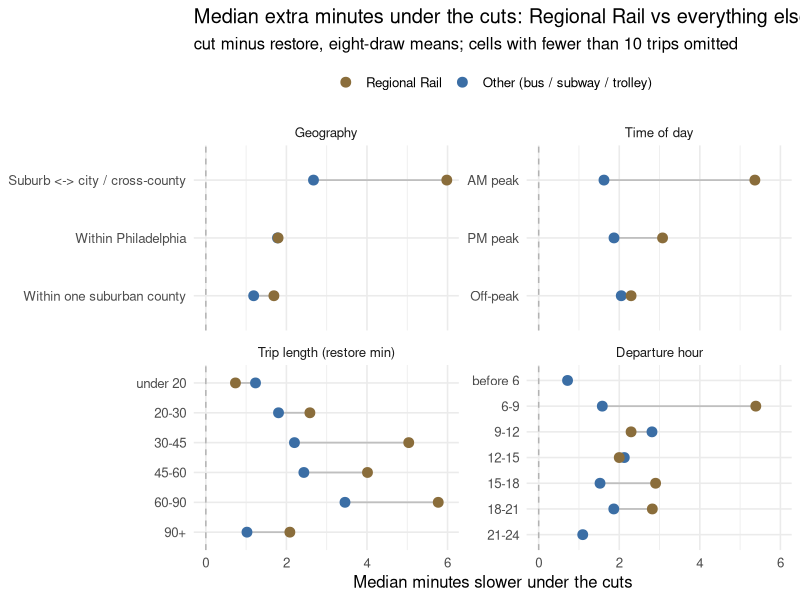

The R script that drew this image:
# Paths are relative to the project root (where transit-estimate.Rproj lives).
setwd(here::here())

# Regional Rail vs everything else: cut - restore, cut side by side.
#
# Input : data/transit_simple_estimates.csv          (bus / subway / trolley)
#         data/transit_regional_rail_estimates.csv   (Regional Rail)
#         data/transit_weekday_timed.csv             (for MODE and county)
# Output: tables/rail-vs-other.md     (markdown, pasted into report/report-draft.md)
#         figures/05-rail-vs-other-slices.png
#
# Every table is the same quantity - delta = cut minus restore, on the eight-draw
# means - sliced a different way, with the two samples next to each other so the
# rail / non-rail contrast is readable without flipping between sections.

suppressPackageStartupMessages(library(data.table))

dir.create("tables", showWarnings = FALSE)

PHILA <- 42101
county_name <- c("42101" = "Philadelphia", "42091" = "Montgomery",
                 "42045" = "Delaware",     "42017" = "Bucks",
                 "42029" = "Chester")

# ---- load, keep trips routed under both scenarios ----------------------------
bus <- fread("data/transit_simple_estimates.csv")[
  !is.na(tt_cut_mean_min) & !is.na(tt_restore_mean_min)]
rail <- fread("data/transit_regional_rail_estimates.csv")[
  !is.na(tt_cut_mean_min) & !is.na(tt_restore_mean_min)]

# MODE and county are not in the slim bus table; pull them back from the
# weekday table the slim one was cut from.
wk <- fread("data/transit_weekday_timed.csv")[
  , .(record_id = RECORD_ID, mode = MODE, o_county = O_COUNTY, d_county = D_COUNTY)]
bus <- merge(bus, wk, by = "record_id", all.x = TRUE, sort = FALSE)

mode_label <- c("14" = "Bus / trolleybus", "21" = "Subway / El",
                "23" = "Trolley / light rail", "22" = "Regional Rail")

prep <- function(d, sample_label) {
  d[, `:=`(
    sample  = sample_label,
    delta   = tt_cut_mean_min - tt_restore_mean_min,
    pct     = 100 * (tt_cut_mean_min - tt_restore_mean_min) / tt_restore_mean_min,
    geo     = fifelse(o_county == PHILA & d_county == PHILA, "Within Philadelphia",
              fifelse(o_county != d_county, "Suburb <-> city / cross-county",
                      "Within one suburban county")),
    period  = c(am_peak = "AM peak", pm_peak = "PM peak",
                off_peak = "Off-peak")[peak_period],
    mode_lab = mode_label[as.character(mode)]
  )]
  d[]
}

bus  <- prep(bus,  "Other (bus / subway / trolley)")
rail <- prep(rail, "Regional Rail")

keep <- c("sample", "mode_lab", "delta", "pct", "geo", "period", "peak_period",
          "o_county", "d_county", "depart_min_of_day",
          "tt_cut_mean_min", "tt_restore_mean_min", "tt_cut_sd_min",
          "tt_restore_sd_min", "survey_travtime", "model_travtime")
all <- rbindlist(list(bus[, ..keep], rail[, ..keep]))
all[, sample := factor(sample, levels = c("Regional Rail",
                                          "Other (bus / subway / trolley)"))]

# ---- helpers ----------------------------------------------------------------
f1 <- function(x) sprintf("%.1f", x)
fs <- function(x) sprintf("%+.2f", x)   # signed, for deltas
fp <- function(x) sprintf("%.0f%%", x)

# One block of summary statistics for an arbitrary subset.
stats <- function(d) {
  list(n              = nrow(d),
       cut            = median(d$tt_cut_mean_min),
       restore        = median(d$tt_restore_mean_min),
       med_delta      = median(d$delta),
       mean_delta     = mean(d$delta),
       med_pct        = median(d$pct),
       p75            = quantile(d$delta, 0.75, names = FALSE),
       p90            = quantile(d$delta, 0.90, names = FALSE),
       share_worse    = 100 * mean(d$delta >  1),
       share_same     = 100 * mean(abs(d$delta) <= 1),
       share_better   = 100 * mean(d$delta < -1),
       share_gt5      = 100 * mean(d$delta >  5),
       share_gt10     = 100 * mean(d$delta > 10),
       share_gt20     = 100 * mean(d$delta > 20))
}

# Two samples side by side within each level of `by`; `by` may be NULL for a
# single all-trips row.
side_by_side <- function(d, by, cols, header, order_levels = NULL) {
  lv <- if (is.null(by)) "All trips" else {
    if (!is.null(order_levels)) order_levels else sort(unique(d[[by]]))
  }
  rows <- character()
  for (l in lv) {
    sub <- if (is.null(by)) d else d[get(by) == l]
    cells <- character()
    for (s in levels(d$sample)) {
      ss <- sub[sample == s]
      cells <- c(cells, if (nrow(ss) == 0) rep("--", length(cols)) else
                        vapply(cols, function(f) f(stats(ss)), character(1)))
    }
    rows <- c(rows, paste0("| ", l, " | ", paste(cells, collapse = " | "), " |"))
  }
  c(header, rows, "")
}

# column recipes ---------------------------------------------------------------
c_n     <- function(s) format(s$n, big.mark = ",")
c_med   <- function(s) fs(s$med_delta)
c_mean  <- function(s) fs(s$mean_delta)
c_pct   <- function(s) sprintf("%+.1f%%", s$med_pct)
c_cut   <- function(s) f1(s$cut)
c_res   <- function(s) f1(s$restore)

md <- character()
add <- function(...) md <<- c(md, ...)

add("<!-- generated by 07-compare-rail-vs-bus.R - do not edit by hand -->", "")

# ---- Table A: the headline, with the spread of outcomes ---------------------
add("### Table A. Regional Rail vs everything else, side by side", "",
    "| Measure | Regional Rail | Other (bus / subway / trolley) | Rail minus other |",
    "|---|---|---|---|")
rl <- all[sample == "Regional Rail"]; ot <- all[sample != "Regional Rail"]
rowAB <- function(lab, f, g = function(a, b) fs(a - b), num = identity) {
  a <- f(rl); b <- f(ot)
  add(sprintf("| %s | %s | %s | %s |", lab, num(a), num(b), g(a, b)))
}
rowAB("Trips routed under both", function(d) nrow(d),
      function(a, b) "--", function(x) format(x, big.mark = ","))
rowAB("Median time, cut",      function(d) median(d$tt_cut_mean_min),     num = f1)
rowAB("Median time, restore",  function(d) median(d$tt_restore_mean_min), num = f1)
rowAB("Median delta",          function(d) median(d$delta),               num = fs)
rowAB("Mean delta",            function(d) mean(d$delta),                 num = fs)
rowAB("Median delta, % of restore time", function(d) median(d$pct),
      function(a, b) sprintf("%+.1f pp", a - b), function(x) sprintf("%+.1f%%", x))
rowAB("75th pct delta", function(d) quantile(d$delta, .75, names = FALSE), num = fs)
rowAB("90th pct delta", function(d) quantile(d$delta, .90, names = FALSE), num = fs)
rowAB("Share > 5 min slower",  function(d) 100 * mean(d$delta > 5),  function(a, b) sprintf("%+.0f pp", a - b), fp)
rowAB("Share > 10 min slower", function(d) 100 * mean(d$delta > 10), function(a, b) sprintf("%+.0f pp", a - b), fp)
rowAB("Share > 20 min slower", function(d) 100 * mean(d$delta > 20), function(a, b) sprintf("%+.0f pp", a - b), fp)
rowAB("Share faster by > 1 min under cuts", function(d) 100 * mean(d$delta < -1),
      function(a, b) sprintf("%+.0f pp", a - b), fp)
rowAB("Share faster at all under cuts", function(d) 100 * mean(d$delta < 0),
      function(a, b) sprintf("%+.0f pp", a - b), fp)
rowAB("Median within-trip SD, cut", function(d) median(d$tt_cut_sd_min, na.rm = TRUE), num = f1)
add("")

wt <- wilcox.test(delta ~ sample, data = all)
kt <- ks.test(rl$delta, ot$delta)
add(sprintf(paste("Mann-Whitney on the two delta distributions: W = %s, p = %s.",
                  "Two-sample KS: D = %.3f, p = %s."),
            format(unname(wt$statistic), big.mark = ","),
            format.pval(wt$p.value, digits = 2, eps = 1e-10),
            unname(kt$statistic),
            format.pval(kt$p.value, digits = 2, eps = 1e-10)), "")

# ---- Table B: percentiles of the delta, side by side ------------------------
add("### Table B. Distribution of the per-trip delta", "",
    "| Percentile of delta | Regional Rail | Other | Rail minus other |",
    "|---|---|---|---|")
for (q in c(.05, .10, .25, .50, .75, .90, .95, .99)) {
  a <- quantile(rl$delta, q, names = FALSE); b <- quantile(ot$delta, q, names = FALSE)
  add(sprintf("| %s | %s | %s | %s |",
              if (q == .5) "**50th (median)**" else paste0(q * 100, "th"),
              fs(a), fs(b), fs(a - b)))
}
add(sprintf("| IQR width | %s | %s | %s |",
            f1(IQR(rl$delta)), f1(IQR(ot$delta)), fs(IQR(rl$delta) - IQR(ot$delta))), "")

# ---- Table C: direction of change ------------------------------------------
add("### Table C. Direction of the change, per trip", "",
    "| Outcome under the cuts | Regional Rail | Other |",
    "|---|---|---|")
buckets <- list("More than 20 min slower" = function(x) x > 20,
                "10 to 20 min slower"     = function(x) x > 10 & x <= 20,
                "5 to 10 min slower"      = function(x) x > 5  & x <= 10,
                "1 to 5 min slower"       = function(x) x > 1  & x <= 5,
                "Within +/- 1 min"        = function(x) abs(x) <= 1,
                "1 to 5 min faster"       = function(x) x < -1 & x >= -5,
                "More than 5 min faster"  = function(x) x < -5)
for (nm in names(buckets)) {
  fn <- buckets[[nm]]
  add(sprintf("| %s | %d (%s) | %d (%s) |", nm,
              sum(fn(rl$delta)), fp(100 * mean(fn(rl$delta))),
              sum(fn(ot$delta)), fp(100 * mean(fn(ot$delta)))))
}
add("")

# ---- Table D: matched geography ---------------------------------------------
geo_lv <- c("Suburb <-> city / cross-county", "Within Philadelphia",
            "Within one suburban county")
add(side_by_side(
  all, "geo", list(c_n, c_med, c_mean, c_pct),
  c("### Table D. By trip geography, both samples on the same buckets", "",
    "| Geography | Rail n | Rail median | Rail mean | Rail % | Other n | Other median | Other mean | Other % |",
    "|---|---|---|---|---|---|---|---|---|"),
  geo_lv))

# ---- Table E: rail's own county pairs, against the matching non-rail trips --
add("### Table E. By origin county", "",
    "| Origin county | Rail n | Rail median | Other n | Other median |",
    "|---|---|---|---|---|")
for (cy in names(sort(table(rl$o_county), decreasing = TRUE))) {
  a <- all[sample == "Regional Rail" & o_county == cy]
  b <- all[sample != "Regional Rail" & o_county == cy]
  add(sprintf("| %s | %s | %s | %s | %s |",
              county_name[cy],
              if (nrow(a)) nrow(a) else "--", if (nrow(a)) fs(median(a$delta)) else "--",
              if (nrow(b)) nrow(b) else "--", if (nrow(b)) fs(median(b$delta)) else "--"))
}
add("")

# ---- Table F: matched time of day -------------------------------------------
per_lv <- c("AM peak", "PM peak", "Off-peak")
add(side_by_side(
  all, "period", list(c_n, c_cut, c_res, c_med, c_mean),
  c("### Table F. By time of day, both samples on the same buckets", "",
    "| Period | Rail n | Rail cut | Rail restore | Rail median | Rail mean | Other n | Other cut | Other restore | Other median | Other mean |",
    "|---|---|---|---|---|---|---|---|---|---|---|"),
  per_lv))

# The interaction is the point of Table E: state it as a difference of medians.
add("| Period | Rail median delta | Other median delta | Rail minus other |",
    "|---|---|---|---|")
for (p in per_lv) {
  a <- median(all[sample == "Regional Rail" & period == p]$delta)
  b <- median(all[sample != "Regional Rail" & period == p]$delta)
  add(sprintf("| %s | %s | %s | %s |", p, fs(a), fs(b), fs(a - b)))
}
add("")

# ---- Table G: finer departure-hour bands ------------------------------------
all[, hour_band := cut(depart_min_of_day / 60,
      breaks = c(0, 6, 9, 12, 15, 18, 21, 24),
      labels = c("before 6", "6-9", "9-12", "12-15", "15-18", "18-21", "21-24"),
      right = FALSE)]
add(side_by_side(
  all, "hour_band", list(c_n, c_med),
  c("### Table G. By departure hour", "",
    "| Departure hour | Rail n | Rail median | Other n | Other median |",
    "|---|---|---|---|---|"),
  levels(all$hour_band)))

# ---- Table H: rail against each non-rail mode ------------------------------
add("### Table H. Regional Rail against each non-rail mode", "",
    "| Mode | n | Cut | Restore | Median delta | Mean delta | Median % | Share > 10 min |",
    "|---|---|---|---|---|---|---|---|")
mode_order <- c("Regional Rail", "Bus / trolleybus", "Subway / El",
                "Trolley / light rail")
for (m in mode_order) {
  s <- stats(all[mode_lab == m])
  add(sprintf("| %s | %s | %s | %s | %s | %s | %s | %s |",
              if (m == "Regional Rail") paste0("**", m, "**") else m,
              c_n(s), f1(s$cut), f1(s$restore), fs(s$med_delta),
              fs(s$mean_delta), sprintf("%+.1f%%", s$med_pct), fp(s$share_gt10)))
}
add("")

# ---- Table I: rail legs vs the bus legs that feed a station -----------------
rail_split <- rail[, .(n = .N, cut = median(tt_cut_mean_min),
                       restore = median(tt_restore_mean_min),
                       med = median(delta), mean = mean(delta)), by = rr_role]
setorder(rail_split, -n)
add("### Table I. Within the rail sample: train legs vs feeder legs", "",
    "| Leg type | n | Cut | Restore | Median delta | Mean delta |",
    "|---|---|---|---|---|---|")
for (i in seq_len(nrow(rail_split))) {
  r <- rail_split[i]
  add(sprintf("| %s | %d | %s | %s | %s | %s |",
              c(rail_leg = "Rail leg", feeder_leg = "Feeder bus / subway leg")[r$rr_role],
              r$n, f1(r$cut), f1(r$restore), fs(r$med), fs(r$mean)))
}
add("")

# ---- Table J: by trip length ------------------------------------------------
# Banded on restored-scenario time so the bands do not move between scenarios.
all[, len_band := cut(tt_restore_mean_min,
      breaks = c(0, 20, 30, 45, 60, 90, Inf),
      labels = c("under 20", "20-30", "30-45", "45-60", "60-90", "90+"),
      right = FALSE)]
add(side_by_side(
  all, "len_band", list(c_n, c_med, c_pct),
  c("### Table J. By trip length (restored-scenario minutes)", "",
    "| Restore time | Rail n | Rail median | Rail % | Other n | Other median | Other % |",
    "|---|---|---|---|---|---|---|"),
  levels(all$len_band)))

# ---- Table K: scenario effect against departure-time noise ------------------
add("### Table K. Scenario effect against departure-time noise", "",
    "| Measure | Regional Rail | Other |",
    "|---|---|---|")
# Three bus trips routed fewer than two departures and have no SD; drop them
# from the SD medians only.
noise <- function(d) c(median(d$tt_cut_sd_min, na.rm = TRUE),
                       median(d$tt_restore_sd_min, na.rm = TRUE),
                       median(d$delta), mean(d$delta))
a <- noise(rl); b <- noise(ot)
add(sprintf("| Median within-trip SD, cut | %s | %s |", f1(a[1]), f1(b[1])),
    sprintf("| Median within-trip SD, restore | %s | %s |", f1(a[2]), f1(b[2])),
    sprintf("| Median delta | %s | %s |", fs(a[3]), fs(b[3])),
    sprintf("| Mean delta / median SD | %s | %s |",
            f1(a[4] / a[1]), f1(b[4] / b[1])), "")

# The figure needs ASCII for the plot font; the markdown does not.
md <- gsub("Suburb <-> city", "Suburb \u2194 city", md, fixed = TRUE)
md <- gsub("+/- 1 min", "\u00b1 1 min", md, fixed = TRUE)

# Rscript may not be in a UTF-8 locale; write the bytes rather than let
# writeLines re-encode the two non-ASCII characters into <U+....> escapes.
con <- file("tables/rail-vs-other.md", open = "wb")
writeLines(enc2utf8(md), con, useBytes = TRUE)
close(con)
cat("wrote tables/rail-vs-other.md (", length(md), "lines )\n")
cat("rail n =", nrow(rl), " other n =", nrow(ot), "\n")

# ---- Figure: the rail / non-rail gap across every slice ---------------------
# One panel per slicing, median delta for each sample, so the gap (or its
# absence) is visible without reading the numbers.
suppressPackageStartupMessages(library(ggplot2))

slice_medians <- function(by, panel, lv = NULL) {
  d <- all[!is.na(get(by)), .(med = median(delta), n = .N), by = c("sample", by)]
  setnames(d, by, "level")
  d[, `:=`(panel = panel,
           level = factor(as.character(level),
                          levels = rev(if (is.null(lv)) sort(unique(as.character(level)))
                                       else lv)))]
  d[n >= 10]   # thin cells read as noise on a dot plot
}

fig <- rbindlist(list(
  slice_medians("geo",       "Geography",       geo_lv),
  slice_medians("period",    "Time of day",     per_lv),
  slice_medians("len_band",  "Trip length (restore min)", levels(all$len_band)),
  slice_medians("hour_band", "Departure hour",  levels(all$hour_band))
), use.names = TRUE)
fig[, panel := factor(panel, levels = c("Geography", "Time of day",
                                        "Trip length (restore min)", "Departure hour"))]

ggsave("figures/05-rail-vs-other-slices.png",
  ggplot(fig, aes(med, level, colour = sample)) +
    geom_vline(xintercept = 0, colour = "grey70", linetype = "dashed") +
    geom_line(aes(group = level), colour = "grey75", linewidth = 0.6) +
    geom_point(size = 3) +
    facet_wrap(~panel, scales = "free_y", ncol = 2) +
    scale_colour_manual(values = c("Regional Rail" = "#8a6d3b",
                                   "Other (bus / subway / trolley)" = "#3b6ea5")) +
    theme_minimal(base_size = 12) +
    theme(legend.position = "top") +
    labs(title = "Median extra minutes under the cuts: Regional Rail vs everything else",
         subtitle = "cut minus restore, eight-draw means; cells with fewer than 10 trips omitted",
         x = "Median minutes slower under the cuts", y = NULL, colour = NULL),
  width = 10, height = 7, dpi = 150)
cat("wrote figures/05-rail-vs-other-slices.png\n")
